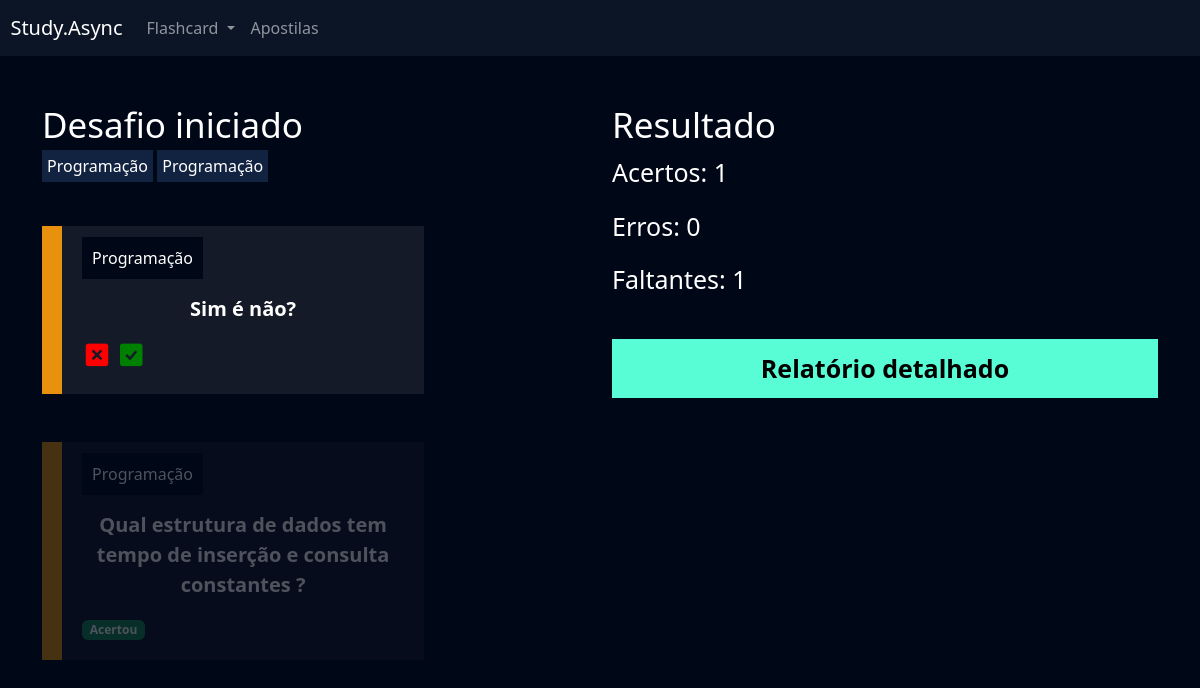
Before: /flashcard/desafio/6/ (signed in) with the older database file.
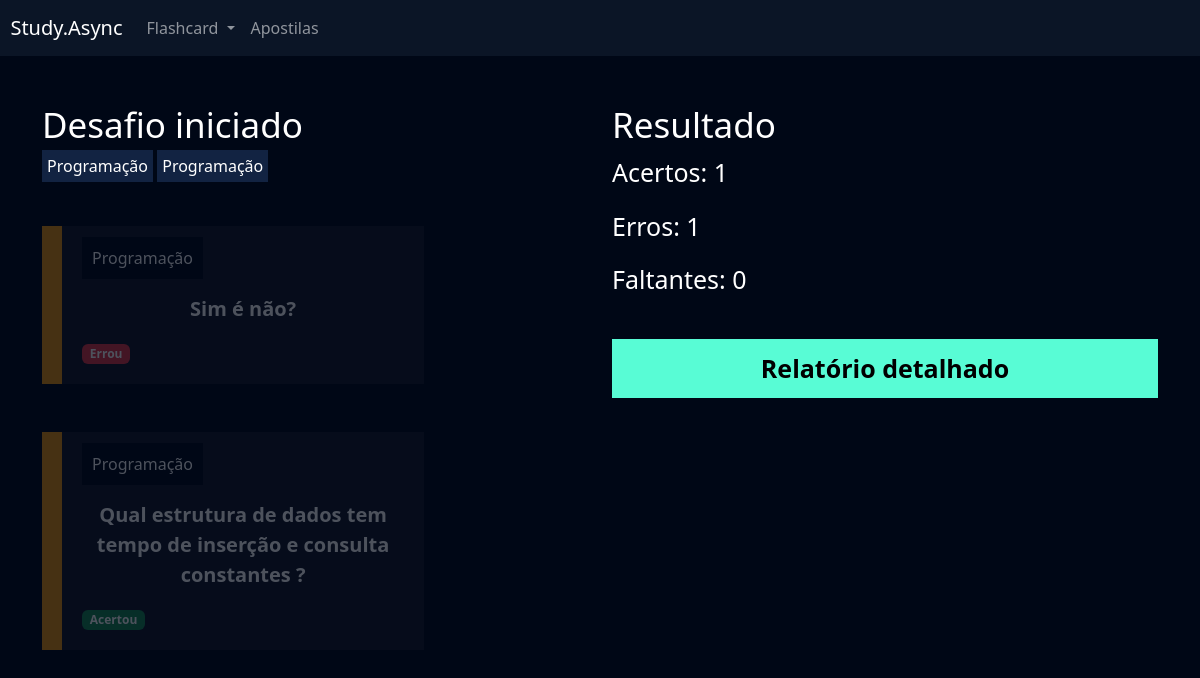
After: the same page with the newer database file.
### flashcard/models.py (models this page shows, shortened)
class FlashcardDesafio(models.Model):
    flashcard = models.ForeignKey(Flashcard, on_delete=models.DO_NOTHING)
    respondido = models.BooleanField(default=False)
    acertou = models.BooleanField(default=False)

class Flashcard(models.Model):
    DIFICULDADE_CHOICES = (('D', 'Difícil'), ('M', 'Médio'), ('F', 'Fácil'))
    user = models.ForeignKey(User, on_delete=models.DO_NOTHING)
    pergunta = models.CharField(max_length=100)
    resposta = models.TextField()
    categoria = models.ForeignKey(Categoria, on_delete=models.DO_NOTHING)
    dificuldade = models.CharField(max_length=1, choices=DIFICULDADE_CHOICES)
    @property
    def css_dificuldade(self):
        if self.dificuldade == 'F':
            return 'flashcard-facil'
        elif self.dificuldade == 'M':
            return 'flashcard-medio'
        elif self.dificuldade == 'D':
            return 'flashcard-dificil'

class Categoria(models.Model):
    nome = models.CharField(max_length=20)
    def __str__(self):
        return self.nome

### flashcard/views.py (the view)
# urls.py: path('desafio/<int:id>/', views.desafio, name='desafio'),
def desafio(request, id):
    desafio = Desafio.objects.get(id=id)
    if not desafio.user == request.user:
        raise Http404()
    if request.method == 'GET':
        acertos = desafio.flashcards.filter(respondido=True).filter(acertou=True).count()
        erros = desafio.flashcards.filter(respondido=True).filter(acertou=False).count()
        faltantes = desafio.flashcards.filter(respondido=False).count()
        return render(
            request,
            'desafio.html',
            {
                'desafio': desafio,
                'acertos': acertos,
                'erros': erros,
                'faltantes': faltantes,
            },
        )

### flashcard/templates/desafio.html (shortened to what this page needs)
{% extends "base.html" %}
{% load static %}
{% block 'cabecalho' %}
    <link href="{% static 'usuarios/css/cadastro.css' %}" rel="stylesheet">
    <link href="{% static 'flashcard/css/novo_flashcard.css' %}" rel="stylesheet">
    <link href="{% static 'flashcard/css/iniciar_desafio.css' %}" rel="stylesheet">
    <link href="{% static 'flashcard/css/desafio.css' %}" rel="stylesheet">
    <link href='https://unpkg.com/boxicons@2.1.4/css/boxicons.min.css' rel='stylesheet'>
{% endblock 'cabecalho' %}
{% block 'conteudo' %}
    {% include "partials/header.html" %}
    <div class="container">
        <br>
        <br>
        <div class="row">
            <div class="col-md">
                <h3 class="fonte-secundaria" >Desafio iniciado</h3>
                {% for flash in desafio.flashcards.all %}
                    <span class="badge-categoria" >{{flash.flashcard.categoria}}</span>
                {% endfor %}
                <br>
                <br>
                <br>
                {% for flash in desafio.flashcards.all %}
                    <div class="box-new-flashcard {% if flash.respondido %}op2{% endif %}">
                        <div class="flashcard {{flash.flashcard.css_dificuldade}}">
                            <div class="flashcard-categoria">
                                {{flash.flashcard.categoria}}
                            </div>
                            <br>
                            <br>
                            <div class="flashcard-box-item" onclick="flip_card({{flash.id}})">
                                <p class="flashcard-item">{{flash.flashcard.pergunta}}</p>
                            </div>
                            {% if not flash.respondido %}
                                <div class="responder">
                                    <a href="{% url 'responder_flashcard' flash.id %}?acertou=0&desafio_id={{desafio.id}}"><i class='bx bxs-x-square icone-vermelho'></i></a>
                                    <a href="{% url 'responder_flashcard' flash.id %}?acertou=1&desafio_id={{desafio.id}}"><i class='bx bxs-check-square icone-verde' ></i></a>
                                </div>
                            {% else %}
                                {% if flash.acertou %}
                                    <span class="badge bg-success">Acertou</span>
                                {% else %}
                                    <span class="badge bg-danger">Errou</span>
                                {% endif%}
                            {% endif %}
                        </div>
                    </div>
                    <br>
                    <br>
                {% endfor %}
            </div>
            <div class="col-md">
                <h3 class="fonte-secundaria">Resultado</h3>
                <p class="fonte-p">Acertos: {{acertos}}</p>
                <p class="fonte-p">Erros: {{erros}}</p>
                <p class="fonte-p">Faltantes: {{faltantes}}</p>
                <br>
                <a class="btn-cadastro btn-desafio" href="">Relatório detalhado</a>
            </div>
        </div>
    </div>
{% endblock 'conteudo' %}

Changed rows visible on the page:
changed FlashcardDesafio "Sim é não?": now shows "Errou"
Other visible differences:
{{ erros }}: "0" → "1"
{{ faltantes }}: "1" → "0"
